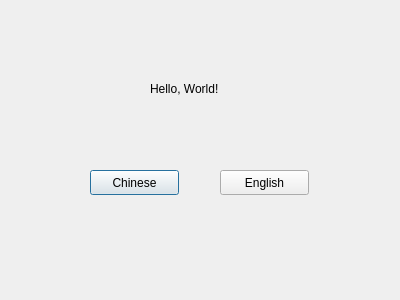
<?xml version="1.0" encoding="UTF-8"?>
<ui version="4.0">
 <class>Dialog</class>
 <widget class="QDialog" name="Dialog">
  <property name="geometry">
   <rect>
    <x>0</x>
    <y>0</y>
    <width>400</width>
    <height>300</height>
   </rect>
  </property>
  <property name="windowTitle">
   <string>Dialog</string>
  </property>
  <widget class="QPushButton" name="pushButton_Chinese">
   <property name="geometry">
    <rect>
     <x>90</x>
     <y>170</y>
     <width>89</width>
     <height>25</height>
    </rect>
   </property>
   <property name="text">
    <string>Chinese</string>
   </property>
  </widget>
  <widget class="QPushButton" name="pushButton_English">
   <property name="geometry">
    <rect>
     <x>220</x>
     <y>170</y>
     <width>89</width>
     <height>25</height>
    </rect>
   </property>
   <property name="text">
    <string>English</string>
   </property>
  </widget>
  <widget class="QLabel" name="label">
   <property name="geometry">
    <rect>
     <x>150</x>
     <y>80</y>
     <width>101</width>
     <height>17</height>
    </rect>
   </property>
   <property name="text">
    <string>Hello, World!</string>
   </property>
  </widget>
 </widget>
 <layoutdefault spacing="6" margin="11"/>
 <resources/>
 <connections/>
</ui>
